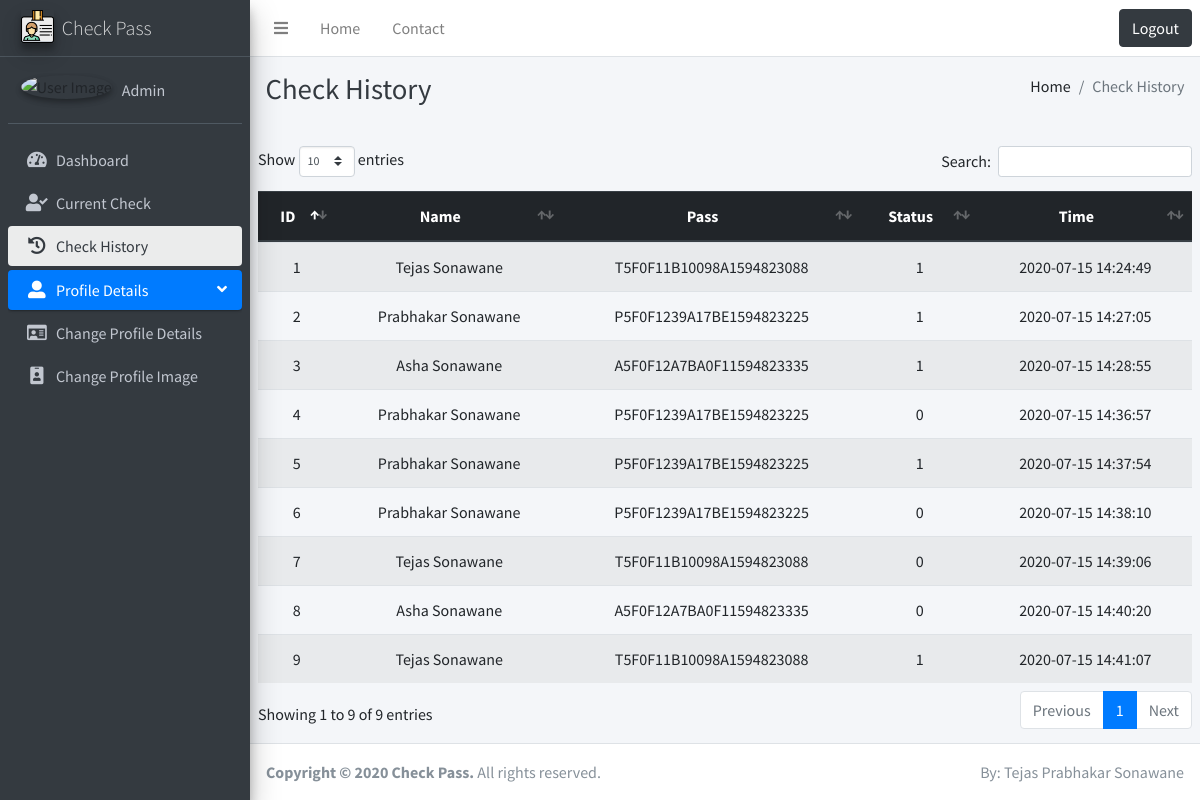
Page /check_history.php (signed in) on the committed database.
### tables this page shows
CREATE TABLE `check_history` (
  `id` int(11) NOT NULL,
  `name` varchar(200) NOT NULL,
  `pass_id` varchar(200) NOT NULL,
  `status` int(11) NOT NULL COMMENT '0 - Checked Out 1 - Checked In',
  `time` timestamp NOT NULL DEFAULT current_timestamp()
);

### connection.php (called while the page is built, shortened)
<?php
	$base_url = "http://localhost/check_pass/";
?>

### check_history.php (the view, shortened to what this page needs)
<?php
    include 'connection.php';
?>
<!DOCTYPE html>
<html lang="en">
<head>
<?php include 'above_sidebar.php'?>
      <nav class="mt-2">
        <ul class="nav nav-pills nav-sidebar flex-column" data-widget="treeview" role="menu" data-accordion="false">
          <li class="nav-item menu-open">
            <ul class="nav nav-treeview">
              <li class="nav-item">
                <a href="<?php echo $base_url?>dashboard.php" class="nav-link">
                  <i class="fas fa-tachometer-alt nav-icon"></i>
                  <p>Dashboard</p>
                </a>
              </li>
              <li class="nav-item">
                <a href="<?php echo $base_url?>current_check.php" class="nav-link">
                  <i class="fas fa-user-check nav-icon"></i>
                  <p>Current Check</p>
                </a>
              </li>
              <li class="nav-item">
                <a href="<?php echo $base_url?>check_history.php" class="nav-link active">
                  <i class="fas fa-history nav-icon"></i>
                  <p>Check History</p>
                </a>
              </li>
            </ul>
          </li>
          <li class="nav-item has-treeview menu-open">
            <a href="#" class="nav-link active">
              <i class="nav-icon fas fa-user-alt"></i>
              <p>
                Profile Details
                <i class="right fas fa-angle-left"></i>
              </p>
            </a>
            <ul class="nav nav-treeview">
              <li class="nav-item">
                <a href="<?php echo $base_url?>change_profile_details.php" class="nav-link">
                  <i class="far fa-id-card nav-icon"></i>
                  <p>Change Profile Details</p>
                </a>
              </li>
              <li class="nav-item">
                <a href="<?php echo $base_url?>change_profile_image.php" class="nav-link">
                  <i class="fas fa-id-badge nav-icon"></i>
                  <p>Change Profile Image</p>
                </a>
              </li>
            </ul>
          </li>
        </ul>
      </nav>
    </div>
  </aside>
  <div class="content-wrapper">
    <div class="content-header">
      <div class="container-fluid">
        <div class="row mb-2">
          <div class="col-sm-6">
            <h1 class="m-0 text-dark">Check History</h1>
          </div>
          <div class="col-sm-6">
            <ol class="breadcrumb float-sm-right">
              <li class="breadcrumb-item">Home</li>
              <li class="breadcrumb-item active">Check History</li>
            </ol>
          </div>
        </div>
      </div>
    </div>
    <div class="content">
      <div class="container-fluid">
        <div class="row mt-3">
            <div class="table-responsive">
              <table class="table table-striped table-hover" id="users_table">
                <thead class="thead-dark">
                  <tr class="text-center">
                    <th>ID</th>
                    <th>Name</th>
                    <th>Pass</th>
                    <th>Status</th>
                    <th>Time</th>
                  </tr>
                </thead>
                <tbody>
                <?php
                $fetch_users_sql = "SELECT * FROM `check_history`";
                $fetch_users = mysqli_query($connection, $fetch_users_sql);
                while($row = mysqli_fetch_assoc($fetch_users))
                {
                ?>
                  <tr class="text-center">
                    <td><?php echo $row['id']?></td>
                    <td><?php echo $row['name']?></td>
                    <td><?php echo $row['pass_id']?></td>
                    <td><?php echo $row['status']?></td>
                    <td><?php echo $row['time']?></td>
                  </tr>
                <?php
                }
                ?>
                </tbody>
              </table>
            </div>
        </div>
      </div>
    </div>
  </div>
  <?php include 'datatable_footer.php'?>

### above_sidebar.php (shortened to what this page needs)
  <?php
  include 'connection.php';
  ?>
  <link rel="stylesheet" href="assets/plugins/fontawesome-free/css/all.min.css">
  <link rel="stylesheet" href="assets/dist/css/adminlte.min.css">
  <link rel="stylesheet" href="assets/plugins/datatables-bs4/css/dataTables.bootstrap4.min.css">
  <link rel="stylesheet" href="assets/plugins/datatables-responsive/css/responsive.bootstrap4.min.css">
  <link rel="stylesheet" href="https://code.ionicframework.com/ionicons/2.0.1/css/ionicons.min.css">
</head>
<body class="hold-transition sidebar-mini">
<div class="wrapper">
  <nav class="main-header navbar navbar-expand navbar-white navbar-light">
    <ul class="navbar-nav">
      <li class="nav-item">
        <a class="nav-link" data-widget="pushmenu" href="#"><i class="fas fa-bars"></i></a>
      </li>
      <li class="nav-item d-none d-sm-inline-block">
        <a href="<?php echo $base_url?>dashboard.php" class="nav-link">Home</a>
      </li>
      <li class="nav-item d-none d-sm-inline-block">
        <a href="<?php $base_url?>contact.php" class="nav-link">Contact</a>
      </li>
    </ul>
    <ul class="navbar-nav ml-auto">
      <li class="nav-item">
            <a class="btn btn-dark" href="<?php echo $base_url?>a_logout.php">Logout</a>
      </li>
    </ul>
  </nav>
  <aside class="main-sidebar sidebar-dark-primary elevation-4">
    <a href="#" class="brand-link">
      <img src="assets/dist/img/id-card128.png" alt="AdminLTE Logo" class="brand-image elevation-3">
      <span class="brand-text font-weight-light">Check Pass</span>
    </a>
    <div class="sidebar">
      <div class="user-panel mt-3 pb-3 mb-3 d-flex">
        <div class="image">
          <img src="<?php echo $base_url?>/uploads/<?php echo $_SESSION['admin_img']?>" class="img-circle elevation-2" alt="User Image">
        </div>
        <div class="info">
          <a href="#" class="d-block"><?php echo $_SESSION['admin_name']?></a>
        </div>
      </div>

### datatable_footer.php (shortened to what this page needs)
<footer class="main-footer">
    <div class="float-right d-none d-sm-inline">
    By: Tejas Prabhakar Sonawane
    </div>
    <strong>Copyright &copy; 2020 Check Pass.</strong> All rights reserved.
  </footer>
</div>
</body>
</html>

### rows in the picture
check_history: id "1", name "Tejas Sonawane", pass "T5F0F11B10098A1594823088", status "1", time "2020-07-15 14:24:49"
check_history: id "2", name "Prabhakar Sonawane", pass "P5F0F1239A17BE1594823225", status "1", time "2020-07-15 14:27:05"
check_history: id "3", name "Asha Sonawane", pass "A5F0F12A7BA0F11594823335", status "1", time "2020-07-15 14:28:55"
check_history: id "4", name "Prabhakar Sonawane", pass "P5F0F1239A17BE1594823225", status "0", time "2020-07-15 14:36:57"
check_history: id "5", name "Prabhakar Sonawane", pass "P5F0F1239A17BE1594823225", status "1", time "2020-07-15 14:37:54"
check_history: id "6", name "Prabhakar Sonawane", pass "P5F0F1239A17BE1594823225", status "0", time "2020-07-15 14:38:10"
check_history: id "7", name "Tejas Sonawane", pass "T5F0F11B10098A1594823088", status "0", time "2020-07-15 14:39:06"
check_history: id "8", name "Asha Sonawane", pass "A5F0F12A7BA0F11594823335", status "0", time "2020-07-15 14:40:20"
check_history: id "9", name "Tejas Sonawane", pass "T5F0F11B10098A1594823088", status "1", time "2020-07-15 14:41:07"

### other values in the picture
$_SESSION['admin_name'] "Admin"
